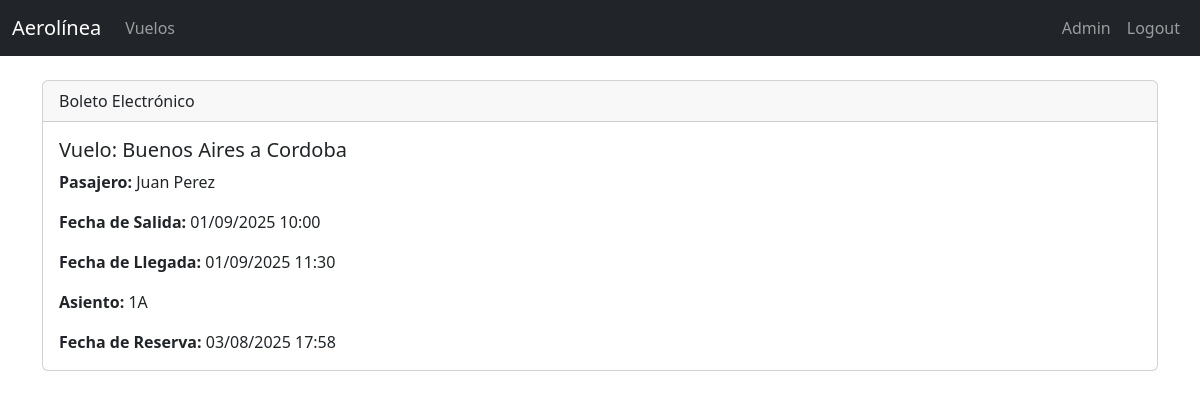
/boleto/3/ (signed in), run on the app's committed database.
### gestion/models.py (models this page shows, shortened)
class Reserva(models.Model):
    vuelo = models.ForeignKey(Vuelo, on_delete=models.CASCADE)
    pasajero = models.ForeignKey(Pasajero, on_delete=models.CASCADE)
    asiento = models.OneToOneField(Asiento, on_delete=models.CASCADE, null=True)
    fecha_reserva = models.DateTimeField(auto_now_add=True)

class Vuelo(models.Model):
    origen = models.CharField(max_length=100)
    destino = models.CharField(max_length=100)
    fecha_salida = models.DateTimeField()
    fecha_llegada = models.DateTimeField()
    precio = models.DecimalField(max_digits=10, decimal_places=2)
    avion = models.ForeignKey(Avion, on_delete=models.CASCADE, null=True)

class Pasajero(models.Model):
    user = models.OneToOneField(User, on_delete=models.CASCADE)
    nombre = models.CharField(max_length=100)
    apellido = models.CharField(max_length=100)
    documento = models.CharField(max_length=20, null=True, unique=True)
    email = models.EmailField()
    telefono = models.CharField(max_length=20)

class Asiento(models.Model):
    ESTADOS = (
        ('disponible', 'Disponible'),
        ('reservado', 'Reservado'),
        ('ocupado', 'Ocupado'),
    )
    vuelo = models.ForeignKey(Vuelo, on_delete=models.CASCADE)
    numero = models.CharField(max_length=10)
    estado = models.CharField(max_length=20, choices=ESTADOS, default='disponible')

### gestion/views.py (the view)
# urls.py: path('boleto/<int:reserva_id>/', views.boleto, name='boleto'),
@login_required
def boleto(request, reserva_id):
    reserva_service = ReservaService()
    reserva = reserva_service.get_boleto(reserva_id)
    return render(request, 'gestion/boleto.html', {'reserva': reserva})

### gestion/repositories.py (called while the page is built)
    def get_by_id(self, reserva_id):
        return Reserva.objects.get(pk=reserva_id)

### gestion/services.py (called while the page is built)
    def get_boleto(self, reserva_id):
        return self.reserva_repository.get_by_id(reserva_id)

### EFI/gestion/templates/gestion/boleto.html (shortened to what this page needs)
{% extends 'gestion/base.html' %}
{% block content %}
    <div class="card">
        <div class="card-header">
            Boleto Electrónico
        </div>
        <div class="card-body">
            <h5 class="card-title">Vuelo: {{ reserva.vuelo.origen }} a {{ reserva.vuelo.destino }}</h5>
            <p class="card-text"><strong>Pasajero:</strong> {{ reserva.pasajero.nombre }} {{ reserva.pasajero.apellido }}</p>
            <p class="card-text"><strong>Fecha de Salida:</strong> {{ reserva.vuelo.fecha_salida|date:"d/m/Y H:i" }}</p>
            <p class="card-text"><strong>Fecha de Llegada:</strong> {{ reserva.vuelo.fecha_llegada|date:"d/m/Y H:i" }}</p>
            <p class="card-text"><strong>Asiento:</strong> {{ reserva.asiento.numero }}</p>
            <p class="card-text"><strong>Fecha de Reserva:</strong> {{ reserva.fecha_reserva|date:"d/m/Y H:i" }}</p>
        </div>
    </div>
{% endblock %}

### data on the page
Reserva: vuelo.origen "Buenos Aires", vuelo.destino "Cordoba", pasajero.nombre "Juan", pasajero.apellido "Perez", vuelo.fecha_salida "01/09/2025 10:00", vuelo.fecha_llegada "01/09/2025 11:30", asiento.numero "1A", fecha_reserva "03/08/2025 17:58"
